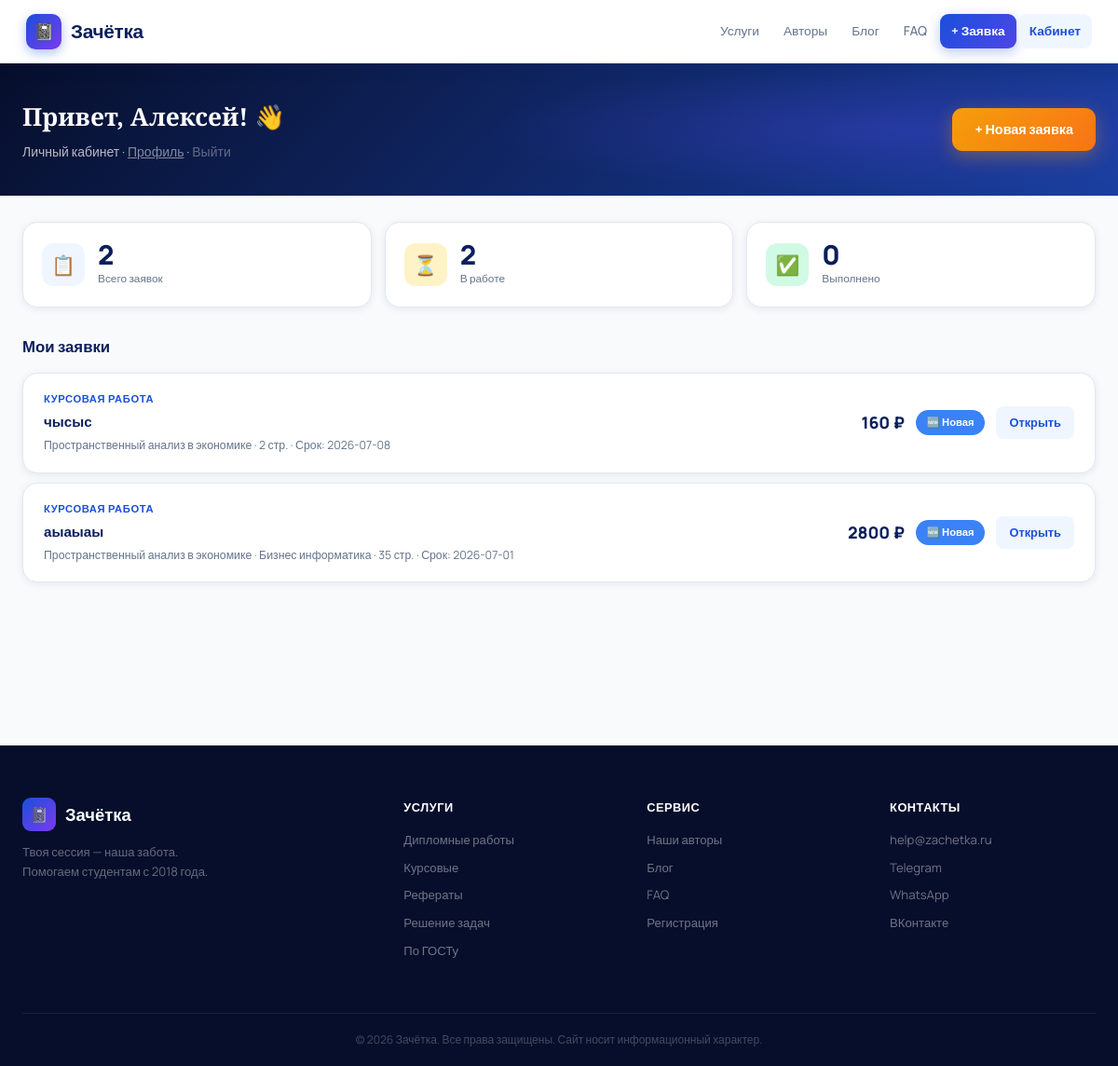
The app's page /dashboard (signed in) with its own data.
### models.py (models this page shows)
class User(UserMixin, db.Model):
    id = db.Column(db.Integer, primary_key=True)
    name = db.Column(db.String(120), nullable=False)
    email = db.Column(db.String(120), unique=True, nullable=False)
    password = db.Column(db.String(256), nullable=False)
    phone = db.Column(db.String(20))
    role = db.Column(db.String(20), default='student')  # student / executor / admin
    avatar = db.Column(db.String(10), default='🎓')
    created_at = db.Column(db.DateTime, default=datetime.utcnow)
    orders = db.relationship('Order', backref='user', lazy=True, foreign_keys='Order.user_id')
    messages = db.relationship('Message', backref='author', lazy=True)

class Order(db.Model):
    id = db.Column(db.Integer, primary_key=True)
    user_id = db.Column(db.Integer, db.ForeignKey('user.id'), nullable=False)
    executor_id = db.Column(db.Integer, db.ForeignKey('user.id'), nullable=True)
    work_type = db.Column(db.String(100), nullable=False)
    subject = db.Column(db.String(200), nullable=False)
    specialty = db.Column(db.String(200))
    topic = db.Column(db.String(500), nullable=False)
    pages = db.Column(db.Integer, nullable=False)
    deadline = db.Column(db.String(50), nullable=False)
    uniqueness = db.Column(db.String(50))
    requirements = db.Column(db.Text)
    status = db.Column(db.String(50), default='Новая')
    price = db.Column(db.Float)
    paid = db.Column(db.Boolean, default=False)
    created_at = db.Column(db.DateTime, default=datetime.utcnow)
    messages = db.relationship('Message', backref='order', lazy=True)
    STATUS_MAP = {
        'Новая':       ('#3B82F6', '🆕'),
        'В работе':    ('#F59E0B', '⚙️'),
        'На проверке': ('#8B5CF6', '🔍'),
        'Правки':      ('#EF4444', '✏️'),
        'Выполнена':   ('#10B981', '✅'),
        'Отменена':    ('#6B7280', '❌'),
    }
    @property
    def status_color(self):
        return self.STATUS_MAP.get(self.status, ('#6B7280', ''))[0]
    @property
    def status_icon(self):
        return self.STATUS_MAP.get(self.status, ('#6B7280', ''))[1]

### app.py (the view)
@app.route('/dashboard')
@login_required
def dashboard():
    orders = Order.query.filter_by(user_id=current_user.id)\
                        .order_by(Order.created_at.desc()).all()
    stats = {
        'total': len(orders),
        'active': sum(1 for o in orders if o.status in ('Новая', 'В работе', 'На проверке', 'Правки')),
        'done': sum(1 for o in orders if o.status == 'Выполнена'),
    }
    return render_template('dashboard.html', orders=orders, stats=stats)

### app.py (called while the page is built)
@login_manager.user_loader
def load_user(user_id):
    return User.query.get(int(user_id))

### templates/dashboard.html (shortened to what this page needs)
{% extends "base.html" %}
{% block content %}
<div class="dash-page">
  <div class="dash-header">
    <div class="dash-header-inner">
      <div class="dash-greeting">
        <h2>Привет, {{ current_user.name.split()[0] }}! 👋</h2>
        <p>Личный кабинет · <a href="{{ url_for('profile') }}" style="color:rgba(255,255,255,.7);text-decoration:underline">Профиль</a> · <a href="{{ url_for('logout') }}" style="color:rgba(255,255,255,.5)">Выйти</a></p>
      </div>
      <a href="{{ url_for('new_order') }}" class="btn-new-order">+ Новая заявка</a>
    </div>
  </div>
  <div class="dash-body">
    <div class="dash-stats">
      <div class="dash-stat"><div class="ds-icon blue">📋</div><div><div class="ds-val">{{ stats.total }}</div><div class="ds-lbl">Всего заявок</div></div></div>
      <div class="dash-stat"><div class="ds-icon yellow">⏳</div><div><div class="ds-val">{{ stats.active }}</div><div class="ds-lbl">В работе</div></div></div>
      <div class="dash-stat"><div class="ds-icon green">✅</div><div><div class="ds-val">{{ stats.done }}</div><div class="ds-lbl">Выполнено</div></div></div>
    </div>
    <div class="orders-section">
      <h3>Мои заявки</h3>
      {% if orders %}
        <div class="orders-list">
          {% for o in orders %}
          <div class="order-card">
            <div class="order-main">
              <div class="order-type">{{ o.work_type }}</div>
              <div class="order-topic">{{ o.topic[:70] }}{% if o.topic|length > 70 %}…{% endif %}</div>
              <div class="order-meta">{{ o.subject }}{% if o.specialty %} · {{ o.specialty }}{% endif %} · {{ o.pages }} стр. · Срок: {{ o.deadline }}</div>
            </div>
            <div class="order-right">
              {% if o.price %}<div class="order-price">{{ "%.0f"|format(o.price) }} ₽</div>{% endif %}
              <span class="status-badge" style="background:{{ o.status_color }}">{{ o.status_icon }} {{ o.status }}</span>
              <a href="{{ url_for('order_detail', order_id=o.id) }}" class="btn-detail">Открыть</a>
            </div>
          </div>
          {% endfor %}
        </div>
      {% else %}
        <div class="orders-empty">
          <div class="empty-icon">📭</div>
          <p>У вас ещё нет заявок.<br>Оставьте первую — и мы поможем со сдачей!</p>
          <a href="{{ url_for('new_order') }}" class="btn-cta">Оставить заявку</a>
        </div>
      {% endif %}
    </div>
  </div>
</div>
{% endblock %}

### static/css/style.css (style rules this page uses)
:root { --blue-deep: #060E2B; --blue-navy: #0A1F5C; --blue-mid: #1A4FDB; --blue-light: #3B82F6; --blue-pale: #EFF6FF; --blue-border: #BFDBFE; --indigo: #4F46E5; --violet: #7C3AED; --accent: #F59E0B; --accent2: #EC4899; --green: #10B981; --white: #FFFFFF; --gray-bg: #F8FAFC; --gray-text: #64748B; --gray-border: #E2E8F0; --text: #0F172A; --radius: 16px; --radius-lg: 24px; --shadow-sm: 0 2px 8px rgba(10,31,92,.08); --shadow: 0 6px 24px rgba(10,31,92,.12); --shadow-lg: 0 16px 56px rgba(10,31,92,.18); --shadow-xl: 0 32px 80px rgba(10,31,92,.24); --font: 'Manrope', sans-serif; --font-d: 'Playfair Display', serif; --nav-h: 68px; }
*, *::before, *::after { box-sizing: border-box; margin: 0; padding: 0; }
html { scroll-behavior: smooth; }
body { font-family: var(--font); color: var(--text); background: var(--white); line-height: 1.65; padding-top: var(--nav-h); }
a { color: inherit; text-decoration: none; }
.dash-page { min-height: calc(100vh - var(--nav-h)); background: var(--gray-bg); }
.dash-header { background: linear-gradient(135deg,var(--blue-deep),#1A3FA0); color: #fff; padding: 36px 24px; position: relative; overflow: hidden; }
.dash-header::before { content: ''; position: absolute; inset: 0; background: radial-gradient(ellipse 60% 80% at 80% 50%,rgba(79,70,229,.3) 0%,transparent 60%); }
.dash-header-inner { max-width: 1200px; margin: 0 auto; display: flex; align-items: center; justify-content: space-between; flex-wrap: wrap; gap: 16px; position: relative; }
.dash-greeting h2 { font-family: var(--font-d); font-size: 1.65rem; }
.dash-greeting p { opacity: .7; font-size: .875rem; margin-top: 3px; }
.btn-new-order { background: linear-gradient(135deg,var(--accent),#F97316); color: #fff; padding: 11px 24px; border-radius: 11px; font-weight: 800; font-size: .9rem; transition: all .2s; white-space: nowrap; box-shadow: 0 6px 20px rgba(245,158,11,.35); }
.dash-body { max-width: 1200px; margin: 0 auto; padding: 28px 24px; }
.dash-stats { display: flex; gap: 14px; flex-wrap: wrap; margin-bottom: 28px; }
.dash-stat { flex: 1 1 150px; background: #fff; border-radius: var(--radius); padding: 20px; border: 1.5px solid var(--gray-border); display: flex; align-items: center; gap: 14px; box-shadow: var(--shadow-sm); transition: all .2s; }
.ds-icon { width: 46px; height: 46px; border-radius: 12px; display: flex; align-items: center; justify-content: center; font-size: 1.3rem; flex-shrink: 0; }
.ds-icon.blue { background: var(--blue-pale); }
.ds-icon.yellow { background: #FEF3C7; }
.ds-icon.green { background: #D1FAE5; }
.ds-val { font-size: 1.8rem; font-weight: 900; color: var(--blue-navy); line-height: 1; }
.ds-lbl { font-size: .74rem; color: var(--gray-text); margin-top: 2px; }
.orders-section h3 { font-size: 1.05rem; font-weight: 800; margin-bottom: 14px; color: var(--blue-navy); }
.orders-list { display: flex; flex-direction: column; gap: 10px; }
.order-card { background: #fff; border-radius: var(--radius); border: 1.5px solid var(--gray-border); padding: 18px 22px; display: flex; align-items: center; justify-content: space-between; gap: 14px; flex-wrap: wrap; transition: all .2s; box-shadow: var(--shadow-sm); }
.order-main { flex: 1 1 220px; }
.order-type { font-size: .7rem; font-weight: 800; text-transform: uppercase; letter-spacing: .6px; color: var(--blue-mid); }
.order-topic { font-size: .95rem; font-weight: 700; margin: 3px 0; color: var(--blue-navy); }
.order-meta { font-size: .77rem; color: var(--gray-text); }
.order-right { display: flex; align-items: center; gap: 12px; flex-wrap: wrap; }
.order-price { font-size: 1.1rem; font-weight: 900; color: var(--blue-navy); }
.status-badge { padding: 4px 12px; border-radius: 50px; font-size: .7rem; font-weight: 800; color: #fff; white-space: nowrap; }
.btn-detail { background: var(--blue-pale); color: var(--blue-mid); padding: 7px 14px; border-radius: 8px; font-size: .8rem; font-weight: 700; transition: all .2s; }

### records on screen
User: name "Алексей"
Order: work_type "КУРСОВАЯ РАБОТА", topic "чысыс", subject "Пространственный анализ в экономике", pages "2", deadline "2026-07-08", price "160", status_icon "🆕", status "Новая"
Order: work_type "КУРСОВАЯ РАБОТА", topic "аыаыаы", subject "Пространственный анализ в экономике", specialty "Бизнес информатика", pages "35", deadline "2026-07-01", price "2800", status_icon "🆕", status "Новая"

### other values on screen
{{ stats.total }} "2"
{{ stats.active }} "2"
{{ stats.done }} "0"
